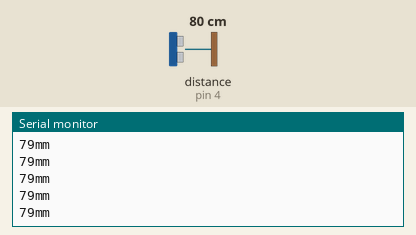
Simulated run of this sketch. Board: Arduino Uno, built with avr-gcc and run on an emulated ATmega328P. Parts: the last lines printed to the serial monitor. Wiring (inferred from the names in the program): ultrasonic range finder: trigger pin 5; echo pin 4. The test bench sets the inputs (shaded band); at power-on: distance to the obstacle (sensor on pin 4) 80 cm. The echo pulse lasts 58.3 µs per cm.

Above: at 1.2 s.
1.3 s: distance to the obstacle (sensor on pin 4) set to 2 cm
At 1.37 s:
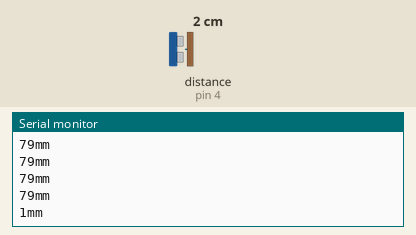
2.8 s: distance to the obstacle (sensor on pin 4) set to 4 cm
At 2.89 s:
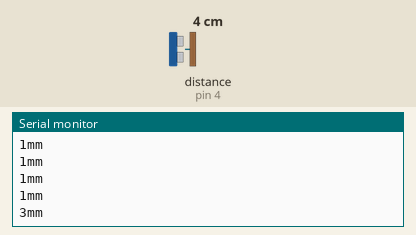
Timing chart, 0 to 5.8 s (numbered marks = the images above; inputs shaded):
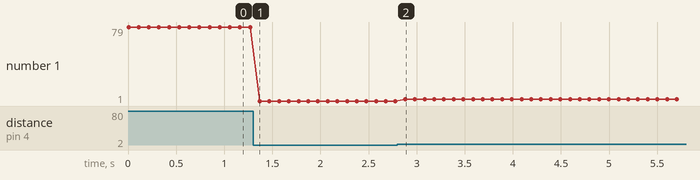

Measured:
- after the input at 1.3 s, the serial monitor: prints a new line after 0.07 s (image 1)
- after the input at 2.8 s, the serial monitor: prints a new line after 0.08 s (image 2)
- plotted number 1: 79 → 1 after the input at 1.3 s, 1 → 3 after the input at 2.8 s

The sketch:

sensor.ino
```cpp
#define PinoTrigger 5   //O Trigger emite o pulso
#define PinoEcho 4      //O Echo recebe o pulso

int duracao = 0;
int distancia = 0;

void setup ()
{
pinMode(PinoTrigger,OUTPUT);
pinMode(PinoEcho,INPUT);
Serial.begin(9600);
}

void loop()
{
digitalWrite(PinoTrigger, HIGH);
delayMicroseconds(10);
digitalWrite(PinoTrigger,LOW);

duracao = pulseIn(PinoEcho, HIGH); //Armazena o valor lido
distancia = duracao*0.017175;
Serial.print(distancia);
Serial.println("mm");
delay(100);
}
```
